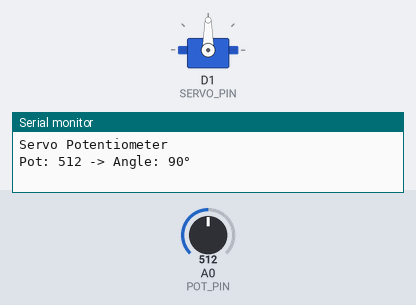
This sketch was run on a simulated ESP8266 (NodeMCU). Parts: servo, the last lines printed to the serial monitor. Inputs (shaded band) come from the test bench; at power-on: A0 (POT_PIN) = 512.

Above: at 1.2 s.
1.3 s: A0 (POT_PIN) set to 716
At 2.3 s:
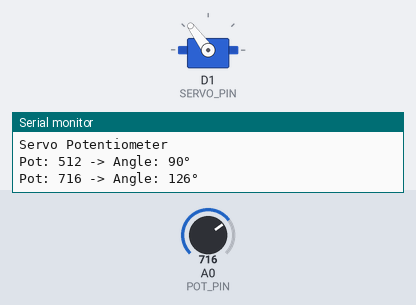
2.8 s: A0 (POT_PIN) set to 900
At 3.9 s:
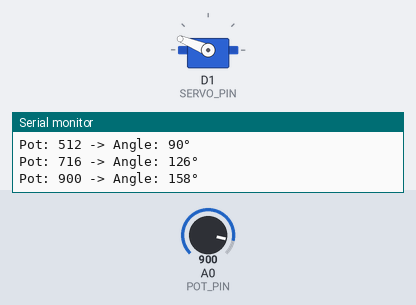
4.3 s: A0 (POT_PIN) set to 1023
At 4.6 s:
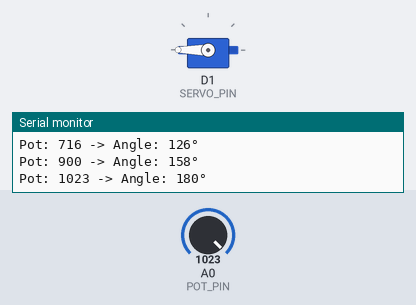
5.8 s: A0 (POT_PIN) set to 306
At 6.1 s:
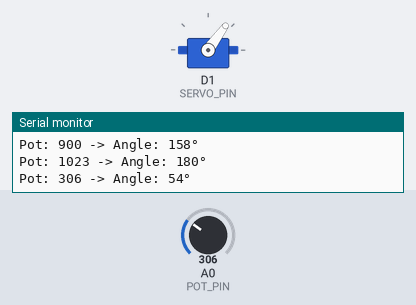
7.3 s: A0 (POT_PIN) set to 122
At 8.1 s:
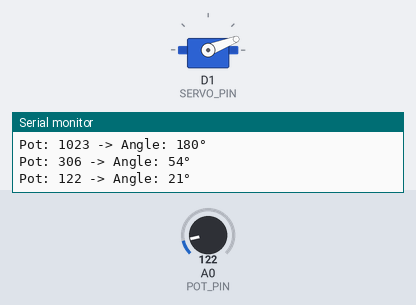
8.8 s: A0 (POT_PIN) set to 511
At 9.6 s:
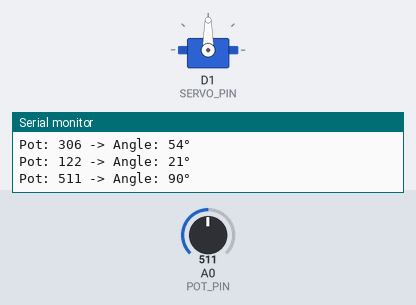
Timing chart, 0 to 11.3 s (numbered marks = the images above; inputs shaded):
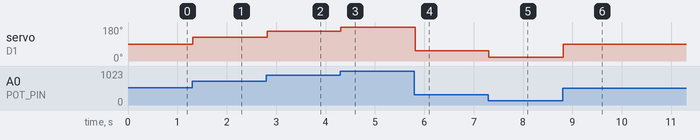

The sketch:

Servo_Potentiometer.ino
```cpp
/*
 * Servo_Potentiometer - NodeMCU (ESP8266)
 *
 * Controle d'un servo-moteur avec un potentiometre.
 * La valeur analogique du potentiometre est convertie
 * en angle (0-180 degres) pour piloter le servo.
 *
 * Cablage :
 *   Potentiometre : signal -> A0, VCC -> 3.3V, GND -> GND
 *   Servo : signal -> D1 (GPIO5), VCC -> 5V (alimentation externe), GND -> GND commun
 *
 * Board: NodeMCU 1.0 (ESP-12E Module)
 * FQBN: esp8266:esp8266:nodemcuv2
 *
 * @dependencies (aucune)
 */

#include <Servo.h>

#define POT_PIN   A0
#define SERVO_PIN D1  // GPIO5

Servo myServo;

int lastAngle = -1;

void setup() {
  Serial.begin(115200);
  Serial.println("\nServo Potentiometer");

  myServo.attach(SERVO_PIN, 544, 2400);
}

void loop() {
  int potValue = analogRead(POT_PIN);
  int angle = map(potValue, 0, 1023, 0, 180);

  // Envoyer la commande au servo uniquement si l'angle change
  if (angle != lastAngle) {
    myServo.write(angle);
    lastAngle = angle;
    Serial.printf("Pot: %d -> Angle: %d°\n", potValue, angle);
  }

  delay(20);
}
```

Measured:
- after the input at 1.3 s, servo on D1 (SERVO_PIN): 90° → 126° at once
- after the input at 2.8 s, servo on D1 (SERVO_PIN): 126° → 158° at once
- after the input at 4.3 s, servo on D1 (SERVO_PIN): 158° → 180° at once
- after the input at 5.8 s, servo on D1 (SERVO_PIN): 180° → 54° at once
- after the input at 7.3 s, servo on D1 (SERVO_PIN): 54° → 21° at once
- after the input at 8.8 s, servo on D1 (SERVO_PIN): 21° → 90° at once
